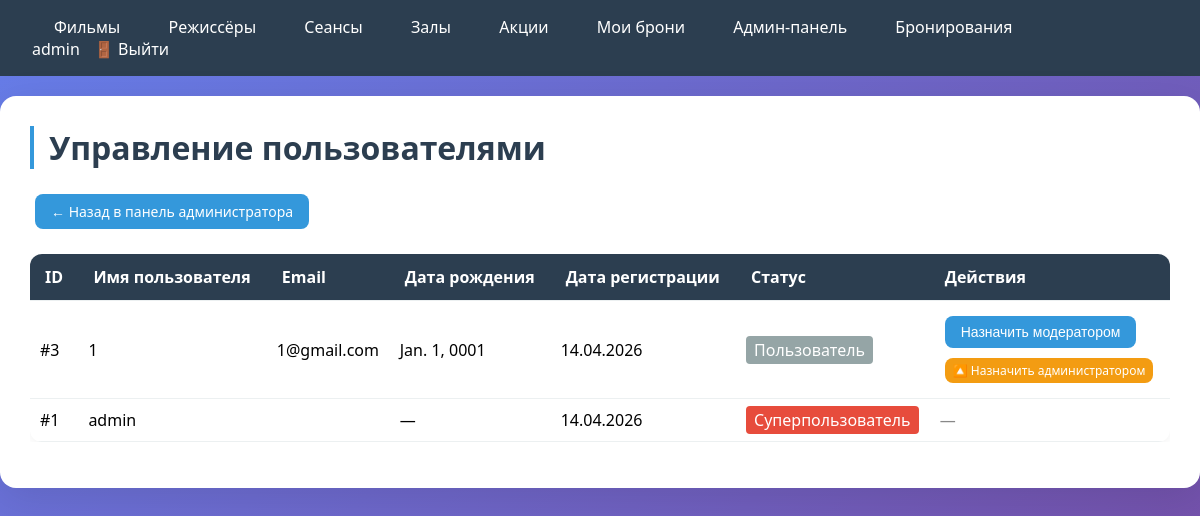
Screenshot of /admin-panel/users/ (signed in) with the database file from the repository.
### cinema/models.py (models this page shows, shortened)
class User(AbstractUser):
    is_moderator = models.BooleanField('Модератор', default=False)
    @property
    def can_moderate(self):
        return self.is_active and (self.is_moderator or self.is_staff or self.is_superuser)
    birth_date = models.DateField('Дата рождения', null=True, blank=True)
    groups = models.ManyToManyField(
        'auth.Group',
        verbose_name='groups',
        blank=True,
        help_text='The groups this user belongs to.',
        related_name='cinema_user_set',
        related_query_name='cinema_user',
    )
    user_permissions = models.ManyToManyField(
        'auth.Permission',
        verbose_name='user permissions',
        blank=True,
        help_text='Specific permissions for this user.',
        related_name='cinema_user_set',
        related_query_name='cinema_user',
    )
    class Meta:
        verbose_name = 'Пользователь'
        verbose_name_plural = 'Пользователи'
        swappable = 'AUTH_USER_MODEL'

### cinema/views.py (the view)
# urls.py: path('admin-panel/users/', views.admin_users, name='admin_users'),
@login_required
@user_passes_test(is_admin)
def admin_users(request):
    users = User.objects.all().order_by('-date_joined')
    return render(request, 'cinema/admin_users.html', {'users': users})

### cinema/views.py (called while the page is built)
def is_admin(user):
    return user.is_staff or user.is_superuser

### cinema/templates/cinema/admin_users.html (shortened to what this page needs)
{% extends 'cinema/base.html' %}
{% block content %}
<h1>Управление пользователями</h1>
<div style="margin-bottom: 20px;">
    <a href="{% url 'admin_panel' %}" class="btn">← Назад в панель администратора</a>
</div>
{% if users %}
    <table style="width: 100%; border-collapse: collapse;">
        <thead>
            <tr>
                <th>ID</th>
                <th>Имя пользователя</th>
                <th>Email</th>
                <th>Дата рождения</th>
                <th>Дата регистрации</th>
                <th>Статус</th>
                <th>Действия</th>
            </tr>
        </thead>
        <tbody>
            {% for user in users %}
            <tr>
                <td style="padding: 10px;">#{{ user.id }}</td>
                <td style="padding: 10px;">{{ user.username }}</td>
                <td style="padding: 10px;">{{ user.email }}</td>
                <td style="padding: 10px;">{{ user.birth_date|default:"—" }}</td>
                <td style="padding: 10px;">{{ user.date_joined|date:"d.m.Y" }}</td>
                <td style="padding: 10px;">
                    {% if user.is_superuser %}
                        <span style="background: #e74c3c; color: white; padding: 3px 8px; border-radius: 4px;">Суперпользователь</span>
                    {% elif user.is_staff %}
                        <span style="background: #3498db; color: white; padding: 3px 8px; border-radius: 4px;">Администратор</span>
                    {% elif user.is_moderator %}<span>Модератор</span>
                    {% else %}
                        <span style="background: #95a5a6; color: white; padding: 3px 8px; border-radius: 4px;">Пользователь</span>
                    {% endif %}
                </td>
                <td style="padding: 10px;">
                    {% if not user.is_staff and not user.is_superuser %}
                    <form method="post" action="{% url 'admin_user_toggle_moderator' user.pk %}">{% csrf_token %}<button class="btn" type="submit">{% if user.is_moderator %}Снять модератора{% else %}Назначить модератором{% endif %}</button></form>
                    {% endif %}
                    {% if not user.is_superuser %}
                        <a href="{% url 'admin_user_toggle_staff' user.id %}" class="btn btn-warning" style="padding: 4px 8px; font-size: 12px;">
                            {% if user.is_staff %}🔽 Снять администратора{% else %}🔼 Назначить администратором{% endif %}
                        </a>
                    {% else %}
                        <span style="color: #888;">—</span>
                    {% endif %}
                </td>
            </tr>
            {% endfor %}
        </tbody>
    </table>
{% else %}
    <p>Нет пользователей.</p>
{% endif %}
{% endblock %}

### cinema/templates/cinema/base.html (shortened to what this page needs)
{% load static %}
<!DOCTYPE html>
<html lang="ru">
<head>
    <link rel="stylesheet" href="{% static 'cinema/style.css' %}">
</head>
<body>
    <nav>
        <div>
            <a href="{% url 'movie_list' %}"> Фильмы</a>
            <a href="{% url 'director_list' %}"> Режиссёры</a>
            <a href="{% url 'session_list' %}"> Сеансы</a>
            <a href="{% url 'hall_list' %}"> Залы</a>
            <a href="{% url 'promotion_list' %}"> Акции</a>
            {% if user.is_authenticated %}
                <a href="{% url 'my_bookings' %}"> Мои брони</a>
            {% endif %}
            {% if user.is_staff %}
                <a href="{% url 'admin_panel' %}"> Админ-панель</a>
            {% endif %}
            {% if user.can_moderate %}
            <a href="{% url 'admin_bookings' %}"> Бронирования</a>
            {% endif %}
        </div>
        <div>
            {% if user.is_authenticated %}
                <span>{{ user.username }}</span>
                <form method="post" action="{% url 'logout' %}" style="display: inline;">
                    <button type="submit">🚪 Выйти</button>
                </form>
            {% else %}
                <a href="{% url 'login' %}"> Вход</a>
                <a href="{% url 'register' %}"> Регистрация</a>
            {% endif %}
        </div>
    </nav>
    <div class="container">
        {% block content %}{% endblock %}
    </div>
</body>
</html>

### cinema/static/cinema/style.css (style rules this page uses)
* { margin: 0; padding: 0; box-sizing: border-box; }
body { font-family: Arial, sans-serif; background: #f5f5f5; }
nav { background: #2c3e50; color: white; padding: 1rem 2rem; display: flex; justify-content: space-between; align-items: center; flex-wrap: wrap; }
nav a { color: white; text-decoration: none; margin: 0 10px; }
nav button { background: none; border: none; color: white; cursor: pointer; font: inherit; margin: 0 10px; }
.container { max-width: 1200px; margin: 20px auto; padding: 20px; background: white; border-radius: 8px; box-shadow: 0 0 10px rgba(0, 0, 0, 0.1); }
h1 { margin-bottom: 20px; color: #2c3e50; }
table { width: 100%; border-collapse: collapse; margin: 20px 0; }
th, td { padding: 12px; text-align: left; border-bottom: 1px solid #ddd; }
th { background: #2c3e50; color: white; }
.btn { display: inline-block; padding: 8px 16px; background: #3498db; color: white; text-decoration: none; border-radius: 4px; margin: 5px; border: none; cursor: pointer; font-size: 14px; }
.btn-warning { background: #f39c12; }
a { text-decoration: none !important; }
.btn { text-decoration: none !important; }
body { font-family: 'Segoe UI', Tahoma, Geneva, Verdana, sans-serif; background: linear-gradient(135deg, #667eea 0%, #764ba2 100%); min-height: 100vh; }
a { text-decoration: none; color: #3498db; transition: all 0.3s ease; position: relative; }
nav a { color: white; font-weight: 500; padding: 8px 12px; border-radius: 8px; transition: all 0.3s ease; }
.container { max-width: 1200px; margin: 20px auto; padding: 30px; background: white; border-radius: 16px; box-shadow: 0 10px 40px rgba(0, 0, 0, 0.1); }
h1 { font-size: 2rem; color: #2c3e50; margin-bottom: 20px; border-left: 4px solid #3498db; padding-left: 15px; }
table { width: 100%; border-collapse: collapse; margin: 20px 0; border-radius: 12px; overflow: hidden; box-shadow: 0 2px 10px rgba(0, 0, 0, 0.05); }
th, td { padding: 12px 15px; text-align: left; border-bottom: 1px solid #ecf0f1; }
th { background: #2c3e50; color: white; font-weight: 600; }
.btn { display: inline-block; padding: 8px 16px; border-radius: 8px; font-size: 14px; font-weight: 500; text-align: center; cursor: pointer; transition: all 0.3s ease; border: none; background: #3498db; color: white; }
.table-scroll table { margin:0; min-width:640px; }

### rows the page displays
User: username "admin", id "1", birth_date "—", date_joined "14.04.2026", is_superuser "Суперпользователь"
User: id "3", username "1", email "1@gmail.com", birth_date "Jan. 1, 0001", date_joined "14.04.2026", is_superuser "Пользователь", is_staff "Назначить модератором"
